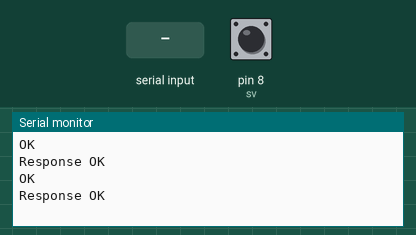
Bench run of a sketch on a simulated Arduino Uno, built with avr-gcc and run on an emulated ATmega328P. Parts: the last lines printed to the serial monitor. Inputs (shaded band) come from the test bench; at power-on: pin 8 (sv) HIGH. The modem accepts every AT command (registered, SIM ready, sends succeed) and sends nothing else.

Above: at 1.2 s.
1.3 s: "CONNECT" received over the second serial link
At 2.9 s:
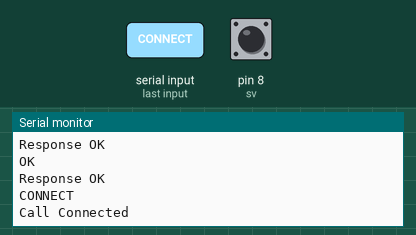
3.8 s: "1" received over the second serial link
At 6.0 s:
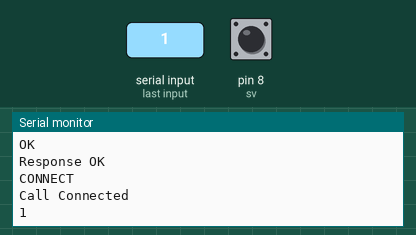

The sketch:

gsm.ino
```cpp
#include <SoftwareSerial.h>

SoftwareSerial SIM7670Serial(2, 3);
int sencev;
int sv=8;

void sendATCommand(const char* cmd, const char* expectedResponse, unsigned long timeout) {
  SIM7670Serial.println(cmd);
  String response = "";
  unsigned long startTime = millis();
  bool responseOK = false;

  while (millis() - startTime < timeout) {
    while (SIM7670Serial.available() > 0) {
      char c = SIM7670Serial.read();
      response += c;
    }
    if (response.indexOf(expectedResponse) != -1) {
      responseOK = true;
      break;
    }
  }
  Serial.println(response);

  if (responseOK)
    Serial.println("Response OK");
  else
    Serial.println("Timeout without expected Response");

}

void setup() {
  Serial.begin(115200);
  SIM7670Serial.begin(115200);
  sendATCommand("AT+CGMM", "OK", 1000);
  sendATCommand("AT+CMGF=1", "OK", 1000);
  pinMode(sv,INPUT_PULLUP);
}

void sendSMS(String number, String message) {
  String cmd = "AT+CMGS=\"" + number + "\"\r\n";
  SIM7670Serial.print(cmd);
  delay(100);
  SIM7670Serial.println(message);
  delay(100);
  SIM7670Serial.write(0x1A);
  delay(100);
}
void loop() {
  sencev=digitalRead(sv);

  if(sencev==0){
    sendSMS("7827191427", "I am in an emergency,please help.This is my location https://maps.app.goo.gl/rBjBB6QkqfaMTvY78");
    SIM7670Serial.println("ATD +917827191427;");
    delay(10000);
  }


 if(SIM7670Serial.available()) {
    String response = SIM7670Serial.readString();
    Serial.println(response);
    if(response.indexOf("CONNECT") != -1) {
      Serial.println("Call Connected");
    }
  }
}
```

Measured:
- after the input at 1.3 s, the serial monitor: prints a new line after 1.0 s (image 1)
- after the input at 3.8 s, the serial monitor: prints a new line after 1.0 s (image 2)
